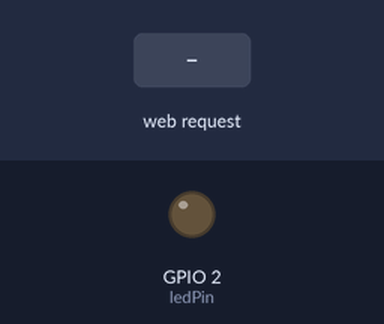
Simulated run of this sketch. Board: ESP32. Parts: output pins drawn as LEDs (lit = HIGH). Inputs (shaded band) come from the test bench. WiFi joins after 1.5 s; servers stay silent unless stated; what the sketch prints to the serial monitor is not drawn.

Above: at 3.2 s.
3.3 s: HTTP request GET /LEDON received
At 4.5 s:
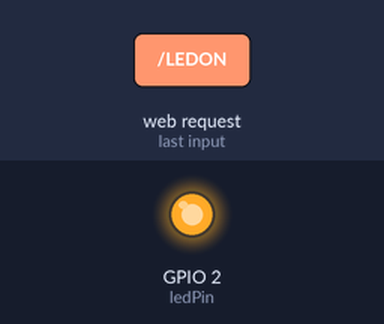
4.8 s: HTTP request GET /LEDOFF received
At 5.8 s:
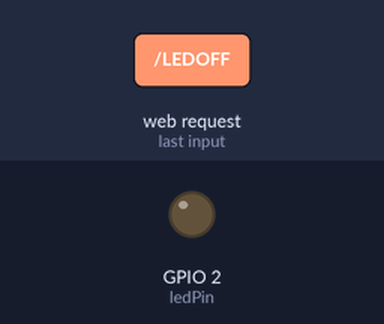
Timing chart, 0 to 7.8 s (numbered marks = the images above; inputs shaded):
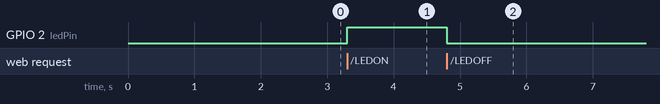

The sketch:

connecte_wifi_up_led.ino
```cpp
#include <WiFi.h>
#include <WebServer.h>

const char* ssid = "joseph";
const char* password = "12345678";

WebServer server(80);

const int ledPin = 2;  // La LED intégrée de l'ESP32 est généralement connectée à la broche GPIO 2

void setup() {
  Serial.begin(115200);

  pinMode(ledPin, OUTPUT);
  digitalWrite(ledPin, LOW);

  WiFi.begin(ssid, password);
  while (WiFi.status() != WL_CONNECTED) {
    delay(1000);
    Serial.println("Connecting to WiFi...");
  }
  Serial.println("Connected to WiFi");

  server.on("/", HTTP_GET, handleRoot);
  server.on("/LEDON", HTTP_GET, handleLEDOn);
  server.on("/LEDOFF", HTTP_GET, handleLEDOff);

  server.begin();
}

void loop() {
  server.handleClient();
}

void handleRoot() {
  String html = "<html><body>";
  html += "<h2>ESP32 Web Server</h2>";
  html += "<button onclick=\"location.href='/LEDON'\" type='button'>Turn ON</button><br><br>";
  html += "<button onclick=\"location.href='/LEDOFF'\" type='button'>Turn OFF</button><br><br>";
  html += "</body></html>";
  server.send(200, "text/html", html);
}

void handleLEDOn() {
  digitalWrite(ledPin, HIGH);
  server.send(200, "text/plain", "LED Turned ON");
}

void handleLEDOff() {
  digitalWrite(ledPin, LOW);
  server.send(200, "text/plain", "LED Turned OFF");
}
```

Measured:
- after the input at 3.3 s, GPIO 2 (ledPin): LOW → HIGH at once
- after the input at 4.8 s, GPIO 2 (ledPin): HIGH → LOW at once
